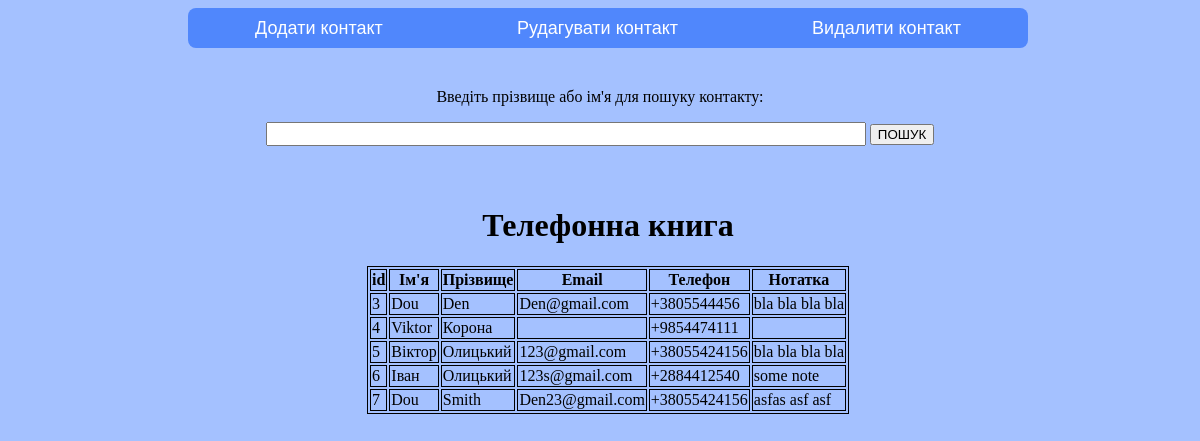
The page / on the database its author committed.
### app.py (models this page shows, shortened)
class Contact(db.Model):
    id = db.Column(db.Integer, primary_key=True)
    first_name = db.Column(db.String(50))
    last_name = db.Column(db.String(50))
    email = db.Column(db.String(120), unique=True)
    phone_number = db.Column(db.String(20))
    notes = db.Column(db.Text)

### app.py (the view)
@app.route('/')
def index():
    with app.app_context():
        contacts = Contact.query.all()
    return render_template('index.html', contacts=contacts)

### templates/index.html (shortened to what this page needs)
<!DOCTYPE html>
<html lang="en">
<head>
    <link rel="stylesheet" href="/static/main.css">
</head>
<body>
    <nav>
        <div class="nav_bar_container">
            <div class=item>
                <a href="/add_contact">Додати контакт</a>
            </div>
            <div class=item>
                <a href="/edit_contact">Рудагувати контакт</a>
            </div>
            <div class=item>
                <a href="/del">Видалити контакт</a>
            </div>
        </div>
    </nav>
    <div class="search_container">
        <div class="s_item">
            <p>Введіть прізвище або ім'я для пошуку контакту:</p>
        </div>
        <div class="s_item">
            <form action="" method="post">
                <input class="search_class" type="search" name="search_field">
                <input type="submit" value="ПОШУК">
            </form>
        </div>
    </div>
    <div class="main_container">
        <div class="error">
        </div>
        <h1>Телефонна книга</h1>
    <table>
        <tr>
            <th>id</th>
            <th>Ім'я</th>
            <th>Прізвище</th>
            <th>Email</th>
            <th>Телефон</th>
            <th>Нотатка</th>
        </tr>
        {% for contact in contacts %}
        <tr>
            <td>{{ contact.id }}</td>
            <td>{{ contact.first_name }}</td>
            <td>{{ contact.last_name }}</td>
            <td>{{ contact.email }}</td>
            <td>{{ contact.phone_number }}</td>
            <td>{{ contact.notes }}</td>
        </tr>
        {% endfor %}
    </table>
    </div>
</body>
</html>

### static/main.css (style rules this page uses)
body { background-color: rgb(164, 193, 255); }
.main_container { width: 100vw; display: flex; flex-direction: column; align-items: center; }
nav { width: 100vw; display: flex; justify-content: center; }
.nav_bar_container { width: 70vw; height: 5vh; background-color: rgb(80, 135, 252); display: flex; flex-direction: row; justify-content: space-around; align-items: center; border-radius: 8px; }
a { color: rgb(255, 255, 255); font-size: large; font-family: 'Trebuchet MS', 'Lucida Sans Unicode', 'Lucida Grande', 'Lucida Sans', Arial, sans-serif; text-decoration:none; }
table, th, td { border: 1px solid; }
.error { color: brown; font-weight: bold; width: 98vw; height: 5vh; display: flex; justify-content: center; }
.search_container { display: flex; flex-direction: column; align-items: center; justify-content: center; padding-top: 3vh; }
.search_class { width: 50vw; height: 3vh; }

### rows shown on the page
Contact: id "3", first_name "Dou", last_name "Den", email "Den@gmail.com", phone_number "+3805544456", notes "bla bla bla bla"
Contact: id "4", first_name "Viktor", last_name "Корона", phone_number "+9854474111"
Contact: id "5", first_name "Віктор", last_name "Олицький", email "123@gmail.com", phone_number "+38055424156", notes "bla bla bla bla"
Contact: id "6", first_name "Іван", last_name "Олицький", email "123s@gmail.com", phone_number "+2884412540", notes "some note"
Contact: id "7", first_name "Dou", last_name "Smith", email "Den23@gmail.com", phone_number "+38055424156", notes "asfas asf asf"
